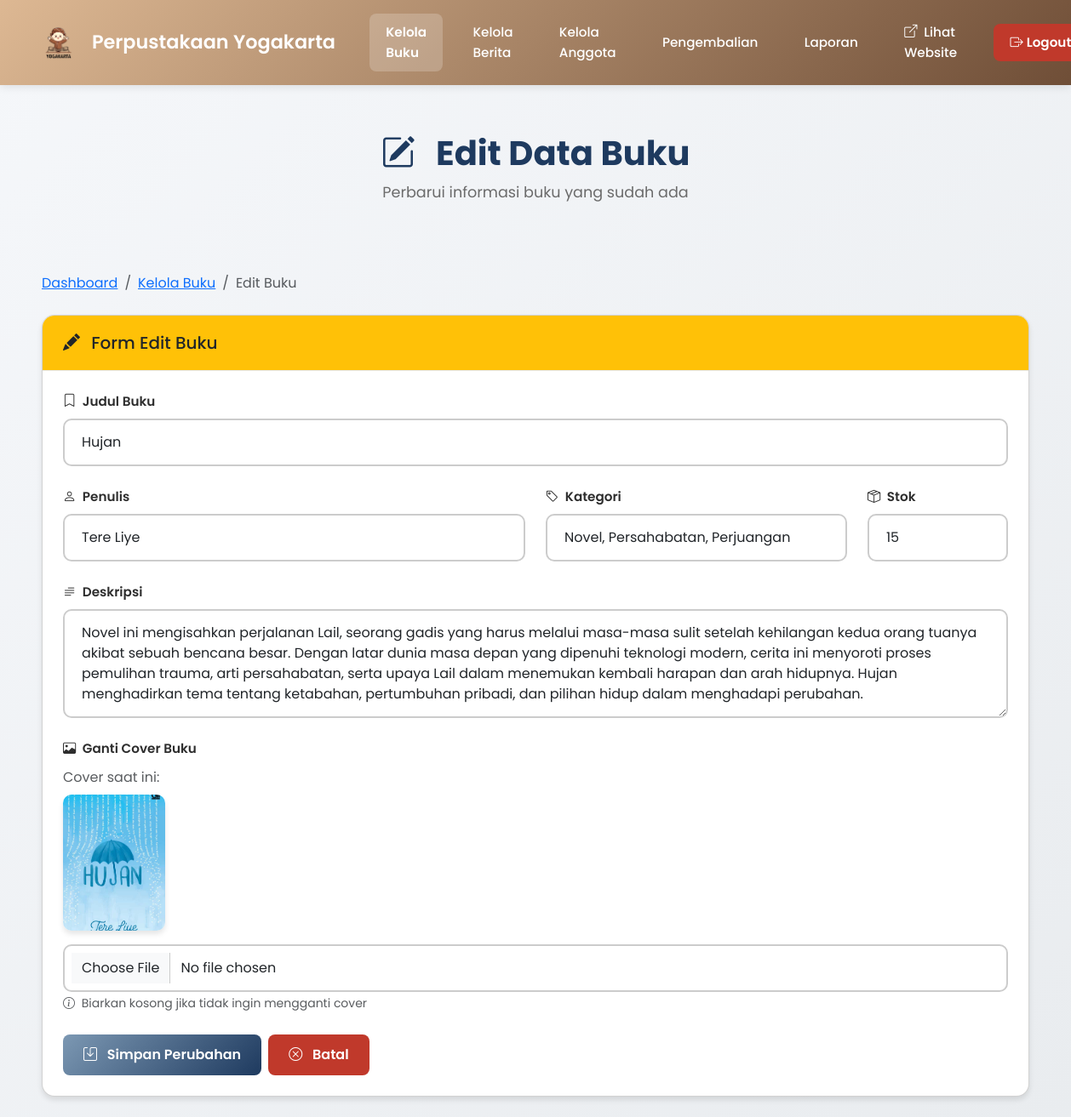
Page /admin/edit_buku.php?id=5 (signed in) on the committed database.
### tables this page shows
CREATE TABLE `books` (
  `id` int(11) NOT NULL,
  `judul` varchar(200) NOT NULL,
  `penulis` varchar(100) NOT NULL,
  `kategori` varchar(50) DEFAULT NULL,
  `deskripsi` text DEFAULT NULL,
  `stok` int(11) DEFAULT 1,
  `gambar` varchar(255) DEFAULT 'default_cover.jpg',
  `created_at` timestamp NOT NULL DEFAULT current_timestamp()
);

### admin/edit_buku.php (the view, shortened to what this page needs)
<?php
require_once '../config/database.php';
$id = $_GET['id'];
$stmt = $pdo->prepare("SELECT * FROM books WHERE id = ?");
$stmt->execute([$id]);
$buku = $stmt->fetch();
?>
<!DOCTYPE html>
<html lang="id">
<head>
    <link href="https://cdn.jsdelivr.net/npm/bootstrap@5.3.0/dist/css/bootstrap.min.css" rel="stylesheet">
    <link rel="stylesheet" href="https://cdn.jsdelivr.net/npm/bootstrap-icons@1.11.0/font/bootstrap-icons.css">
    <link rel="stylesheet" href="../assets/css/style_admin.css">
</head>
<body>
    <?php include '../includes/navbar_admin.php'; ?>
    <div class="container my-4">
        <div class="page-header fade-in-up">
            <h1>
                <i class="bi bi-pencil-square me-3"></i>
                Edit Data Buku
            </h1>
            <p>Perbarui informasi buku yang sudah ada</p>
        </div>
        <nav aria-label="breadcrumb" class="mb-4">
            <ol class="breadcrumb">
                <li class="breadcrumb-item"><a href="dashboard.php">Dashboard</a></li>
                <li class="breadcrumb-item"><a href="kelola_buku.php">Kelola Buku</a></li>
                <li class="breadcrumb-item active">Edit Buku</li>
            </ol>
        </nav>
        <div class="card fade-in-up">
            <div class="card-header bg-warning text-dark">
                <h5 class="mb-0">
                    <i class="bi bi-pencil-fill me-2"></i>
                    Form Edit Buku
                </h5>
            </div>
            <div class="card-body p-4">
                <form action="" method="POST" enctype="multipart/form-data">
                    <div class="form-group">
                        <label>
                            <i class="bi bi-bookmark me-1"></i>
                            Judul Buku
                        </label>
                        <input type="text"
                            name="judul"
                            class="form-control"
                            value="<?= htmlspecialchars($buku['judul']) ?>"
                            required>
                    </div>
                    <div class="row">
                        <div class="col-md-6">
                            <div class="form-group">
                                <label>
                                    <i class="bi bi-person me-1"></i>
                                    Penulis
                                </label>
                                <input type="text"
                                    name="penulis"
                                    class="form-control"
                                    value="<?= htmlspecialchars($buku['penulis']) ?>"
                                    required>
                            </div>
                        </div>
                        <div class="col-md-4">
                            <div class="form-group">
                                <label>
                                    <i class="bi bi-tag me-1"></i>
                                    Kategori
                                </label>
                                <input type="text"
                                    name="kategori"
                                    class="form-control"
                                    value="<?= htmlspecialchars($buku['kategori']) ?>">
                            </div>
                        </div>
                        <div class="col-md-2">
                            <div class="form-group">
                                <label>
                                    <i class="bi bi-box-seam me-1"></i>
                                    Stok
                                </label>
                                <input type="number"
                                    name="stok"
                                    class="form-control"
                                    value="<?= $buku['stok'] ?>">
                            </div>
                        </div>
                    </div>
                    <div class="form-group">
                        <label>
                            <i class="bi bi-text-paragraph me-1"></i>
                            Deskripsi
                        </label>
                        <textarea name="deskripsi"
                            class="form-control"
                            rows="4"><?= htmlspecialchars($buku['deskripsi']) ?></textarea>
                    </div>
                    <div class="form-group">
                        <label>
                            <i class="bi bi-image me-1"></i>
                            Ganti Cover Buku
                        </label>
                        <div class="mb-3">
                            <p class="text-muted mb-2">Cover saat ini:</p>
                            <img src="../assets/uploads/<?= $buku['gambar'] ?>"
                                style="width: 120px; height: 160px; object-fit: cover; border-radius: 10px; box-shadow: 0 4px 6px rgba(0,0,0,0.1);">
                        </div>
                        <input type="file"
                            name="gambar"
                            class="form-control"
                            accept="image/*">
                        <small class="text-muted">
                            <i class="bi bi-info-circle me-1"></i>
                            Biarkan kosong jika tidak ingin mengganti cover
                        </small>
                    </div>
                    <div class="d-flex gap-2 mt-4">
                        <button type="submit" name="update" class="btn btn-primary">
                            <i class="bi bi-save me-2"></i>
                            Simpan Perubahan
                        </button>
                        <a href="kelola_buku.php" class="btn btn-danger">
                            <i class="bi bi-x-circle me-2"></i>
                            Batal
                        </a>
                    </div>
                </form>
            </div>
        </div>
    </div>
</body>
</html>

### assets/css/style_admin.css (style rules this page uses)
:root { --tan: #ddb893; --coffee: #6f4e37; --slate-gray: #7c98b3; --space-cadet: #1e3a5f; --bg-soft: rgba(0,0,0,0.05); --black-100: #1a1a1a; --black-90: #2d2d2d; --black-85: #373737; --black-75: #4d4d4d; --gray-60: #6b6b6b; --gray-50: #808080; --gray-40: #999999; --gray-30: #b3b3b3; --gray-20: #cccccc; --gray-10: #e6e6e6; --white: #ffffff; --success: #27ae60; --warning: #f1c40f; --error: #c0392b; --shadow-sm: 0 2px 4px rgba(0, 0, 0, 0.1); --shadow-md: 0 4px 6px rgba(0, 0, 0, 0.1); --shadow-lg: 0 10px 15px rgba(0, 0, 0, 0.1); --shadow-xl: 0 20px 25px rgba(0, 0, 0, 0.15); }
* { margin: 0; padding: 0; box-sizing: border-box; }
body { font-family: "Poppins", sans-serif; background: linear-gradient(135deg, #f5f7fa 0%, #e9ecef 100%); color: var(--black-90); line-height: 1.6; }
.container { max-width: 1200px; margin: 0 auto; padding: 0 20px; }
.page-header { text-align: center; padding: 2rem 0; margin-bottom: 2rem; }
.page-header h1 { font-size: 2.5rem; font-weight: 700; color: var(--space-cadet); margin-bottom: 0.5rem; }
.page-header p { font-size: 1.1rem; color: var(--gray-60); }
.btn { padding: 0.75rem 1.5rem; border: none; border-radius: 8px; font-family: "Poppins", sans-serif; font-weight: 600; font-size: 1rem; cursor: pointer; transition: all 0.3s ease; text-decoration: none; display: inline-block; text-align: center; }
.btn-primary { background: linear-gradient(135deg, var(--slate-gray) 0%, var(--space-cadet) 100%); color: var(--white); }
.btn-danger { background: var(--error); color: var(--white); }
.card { background: var(--white); border-radius: 15px; box-shadow: var(--shadow-md); overflow: hidden; transition: all 0.3s ease; display: flex; flex-direction: column; }
.card-header { padding: 1.25rem 1.5rem; border-bottom: 1px solid var(--gray-10); }
.card-body { padding: 1.5rem; flex: 1; }
.form-group { margin-bottom: 1.5rem; }
.form-group label { display: block; margin-bottom: 0.5rem; font-weight: 600; color: var(--black-90); font-size: 0.95rem; }
.form-control { width: 100%; padding: 0.875rem 1.25rem; border: 2px solid var(--gray-20); border-radius: 10px; font-family: "Poppins", sans-serif; font-size: 1rem; transition: all 0.3s ease; }
textarea.form-control { resize: vertical; min-height: 120px; }
.fade-in-up { animation: fadeInUp 0.6s ease; }
.text-muted { color: var(--gray-60); }
.mt-4 { margin-top: 2rem; }
.mb-0 { margin-bottom: 0; }
.mb-2 { margin-bottom: 1rem; }
.mb-3 { margin-bottom: 1.5rem; }
.mb-4 { margin-bottom: 2rem; }
.my-4 { margin-top: 2rem; margin-bottom: 2rem; }
.p-4 { padding: 2rem; }
.d-flex { display: flex; }
.gap-2 { gap: 1rem; }
.row { display: flex; flex-wrap: wrap; margin: 0 -0.75rem; }
.col-md-3, .col-md-4, .col-md-6, .col-md-8, .col-md-12 { padding: 0 0.75rem; }
@media (min-width: 768px) { .col-md-4 { width: 33.333%; } }
@media (min-width: 768px) { .col-md-6 { width: 50%; } }

### rows in the picture
books: judul "Hujan", penulis "Tere Liye", kategori "Novel, Persahabatan, Perjuangan", stok "15", deskripsi "Novel ini mengisahkan perjalanan Lail, seorang gadis yang harus melalui masa-masa sulit setelah kehilangan kedua orang tuanya akibat sebuah bencana besar. Dengan latar dunia masa depan yang dipenuhi teknologi modern, cerita ini menyoroti proses pemulihan trauma, arti persahabatan, serta upaya Lail dalam menemukan kembali harapan dan arah hidupnya. Hujan menghadirkan tema tentang ketabahan, pertumbuhan pribadi, dan pilihan hidup dalam menghadapi perubahan.", gambar (picture)
